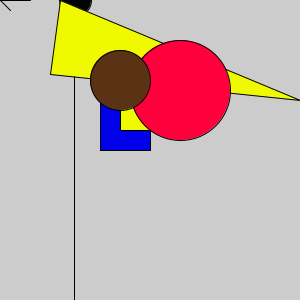
Frame 1 (no input)
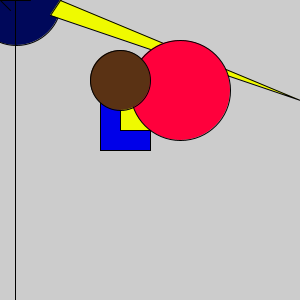
Frame 60 (the mouse pressed at the canvas centre just before this capture)
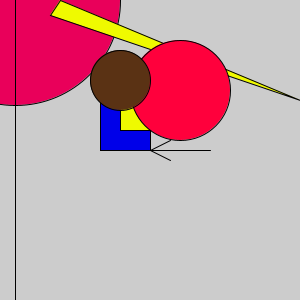
Frame 120 (the mouse held since frame 60 and released just before this capture)

The Processing sketch that drew these frames (run headless with seeded random() and noise(); from frame 60 on, the mouse is pressed at the canvas centre):

// Processing sketch: processing_38647
// ── processing_38647.pde

int x;
int y;
int radius = 15;
int offset = 10;

void setup(){
  size(300,300);
  smooth();
  ellipseMode(RADIUS);
  x = height/4;
}

void draw() {
  background(204);
  float d = dist(mouseX,mouseY,x,y);
  if (d > radius) {
    radius++;
    fill(0,4,4);
  }
  else {
    fill(0,8,90);
  }
  if (mousePressed) {
    if(mouseButton == LEFT){
      fill(23,40,60);
    }else {
      fill(233,0,90);
    }    
  }
  ellipse(x,y,radius,radius);
  
  if (mouseX > x) {
    x += 0.5;
    offset = -10;
  }
  if (mouseX < x) {
    x -= 0.5;
    offset = 10;
  }
  if (mouseY > y){
    y += 0.5;
    offset = 20;
  }
  if (mouseY < x){
    y-= 0.5;
    offset = 10;
  }  
  fill(244,0,0);
  ellipse(x,50,y,width);
  fill(0,244,0);
  //triangle(50,x,60,y,width,100);
  fill(0,0,233);
  rect(x,0,y,width/2);
  rect(100,100,50,50);
  fill(239,250,0);
  rect(120,80,50,50);
  triangle(50,x,60,y,width,100);
  fill(255,0,60);
  ellipse(180,90,50,50);
  fill(90,50,20);
  ellipse(120,80,30,30);
  line(mouseX,mouseY,mouseX+offset,mouseY-10);
  line(mouseX,mouseY,mouseX+offset,mouseY+10);
  line(mouseX,mouseY,mouseX+offset*3,mouseY);
}               
